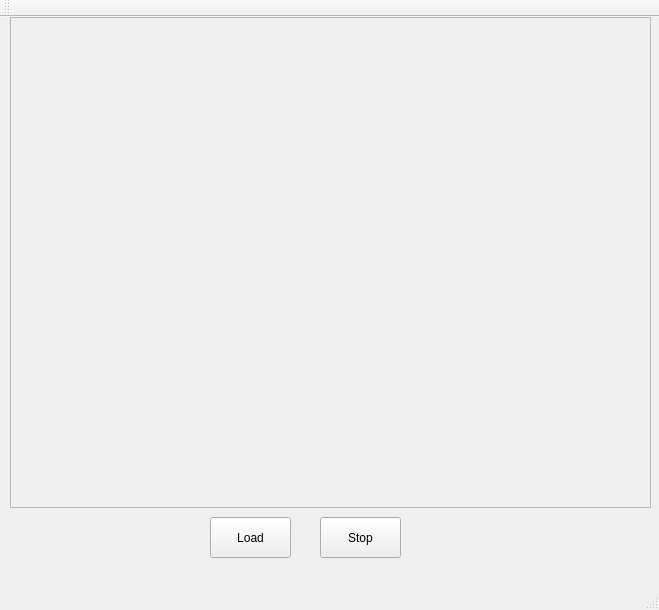
<?xml version="1.0" encoding="UTF-8"?>
<ui version="4.0">
 <class>HandWindow</class>
 <widget class="QMainWindow" name="HandWindow">
  <property name="geometry">
   <rect>
    <x>0</x>
    <y>0</y>
    <width>659</width>
    <height>610</height>
   </rect>
  </property>
  <property name="windowTitle">
   <string>HandWindow</string>
  </property>
  <widget class="QWidget" name="centralWidget">
   <widget class="QPushButton" name="buttonApply">
    <property name="geometry">
     <rect>
      <x>210</x>
      <y>500</y>
      <width>81</width>
      <height>41</height>
     </rect>
    </property>
    <property name="text">
     <string>Load</string>
    </property>
   </widget>
   <widget class="QFrame" name="frame">
    <property name="geometry">
     <rect>
      <x>10</x>
      <y>0</y>
      <width>641</width>
      <height>491</height>
     </rect>
    </property>
    <property name="frameShape">
     <enum>QFrame::StyledPanel</enum>
    </property>
    <property name="frameShadow">
     <enum>QFrame::Raised</enum>
    </property>
    <widget class="QVTKWidget" name="widget" native="true">
     <property name="geometry">
      <rect>
       <x>10</x>
       <y>10</y>
       <width>611</width>
       <height>441</height>
      </rect>
     </property>
    </widget>
   </widget>
   <widget class="QPushButton" name="buttonStop">
    <property name="geometry">
     <rect>
      <x>320</x>
      <y>500</y>
      <width>81</width>
      <height>41</height>
     </rect>
    </property>
    <property name="text">
     <string>Stop</string>
    </property>
   </widget>
  </widget>
  <widget class="QMenuBar" name="menuBar">
   <property name="geometry">
    <rect>
     <x>0</x>
     <y>0</y>
     <width>659</width>
     <height>25</height>
    </rect>
   </property>
  </widget>
  <widget class="QToolBar" name="mainToolBar">
   <attribute name="toolBarArea">
    <enum>TopToolBarArea</enum>
   </attribute>
   <attribute name="toolBarBreak">
    <bool>false</bool>
   </attribute>
  </widget>
  <widget class="QStatusBar" name="statusBar"/>
 </widget>
 <layoutdefault spacing="6" margin="11"/>
 <customwidgets>
  <customwidget>
   <class>QVTKWidget</class>
   <extends>QWidget</extends>
   <header>QVTKWidget.h</header>
  </customwidget>
 </customwidgets>
 <resources/>
 <connections/>
</ui>
